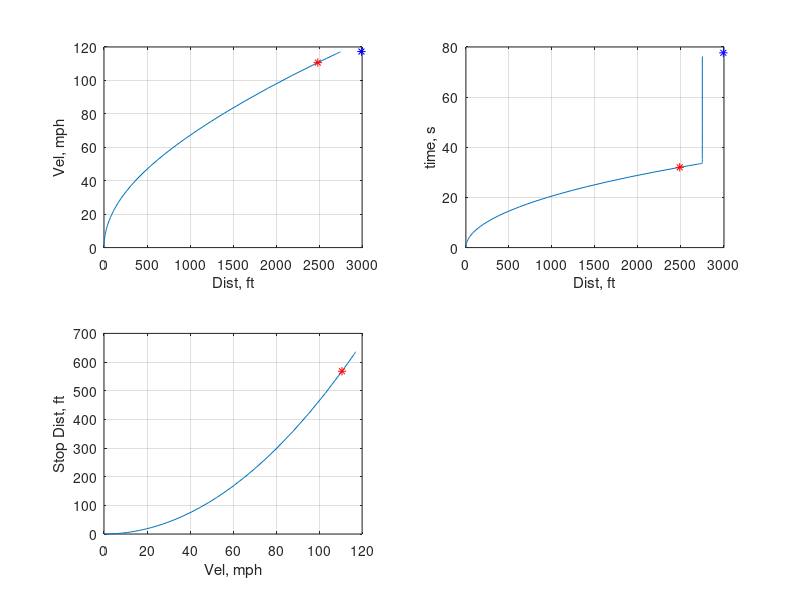

MATLAB code for this plot:
function takeoffest

W=16500;
SFC=0.55/3600;
mu=0.04;
Cdg=0.05;
Clg=1.7;
S=425;

a=1125.33;
vdom=linspace(0,a*0.5,50);
Pa=1280*550;
T_i=Pa./vdom;
A=2^2*pi; p=2.3e-3;
T0=Pa^(2/3)*(2*p*A)^(1/3);
yt=spline(vdom([5,6,20,21]),[T0 T0 T_i([20,21])],vdom(6:20));
T_r=[T0*ones(1,5),yt,T_i(21:end)];
pT=interp1(vdom,T_r,'linear','pp');
T=@(V) ppval(pT,V);


%% Ground Run
    function dval=groundrun(t,val)
        dval=zeros(size(val));
        if val(2)>143*1.2   %reached takeoff speed
            return
        end
        W=val(1);
        V=val(2);
        Ss=val(3);
        Tt=T(V);
        dval(1)=-Tt*SFC; % dW
        dval(2)=32.2*(Tt/W-mu)-32.2/W*1/2*p*S*V^2*(Cdg-mu*Clg);
        dval(3)=V;
    end

opts=odeset('RelTol',1e-5);
[t,r]=ode45(@groundrun,[0 360],[W,0.1,0],opts);

t=t(diff(r(:,2))~=0);
Wt=r(diff(r(:,2))~=0,1);
Vt=r(diff(r(:,2))~=0,2);
St=r(diff(r(:,2))~=0,3);

%% Stopping Distance
muTire=0.72;
Ft=Wt*muTire;
at=Ft./(Wt/32.2);
Sst=Vt.^2./(2*at);
[~,ind]=min(abs(3000-St-Sst));

%% Airborne Distance
V2=172; % ft/s, Vmp for climbing
Sa=Wt(end)/(Pa/V2-0.5*p*V2^2*S*Cdg)*(50);


%% Graphs

clf
subplot(2,2,1)
plot(St,Vt/1.4666); xlabel('Dist, ft'); ylabel('Vel, mph')
hold on; plot(St(end)+Sa,V2/1.4666,'b*')
plot(St(ind),Vt(ind)/1.4666,'r*')
grid on

subplot(2,2,2)
plot(St,t); xlabel('Dist, ft'); ylabel('time, s')
hold on; plot(St(end)+Sa,t(end)+Sa/V2,'b*')
plot(St(ind),t(ind),'r*')
grid on

subplot(2,2,3)
plot(Vt/1.4666,Sst); xlabel('Vel, mph'); ylabel('Stop Dist, ft')
hold on; plot(Vt(ind)/1.4666,Sst(ind),'r*');
grid on





end